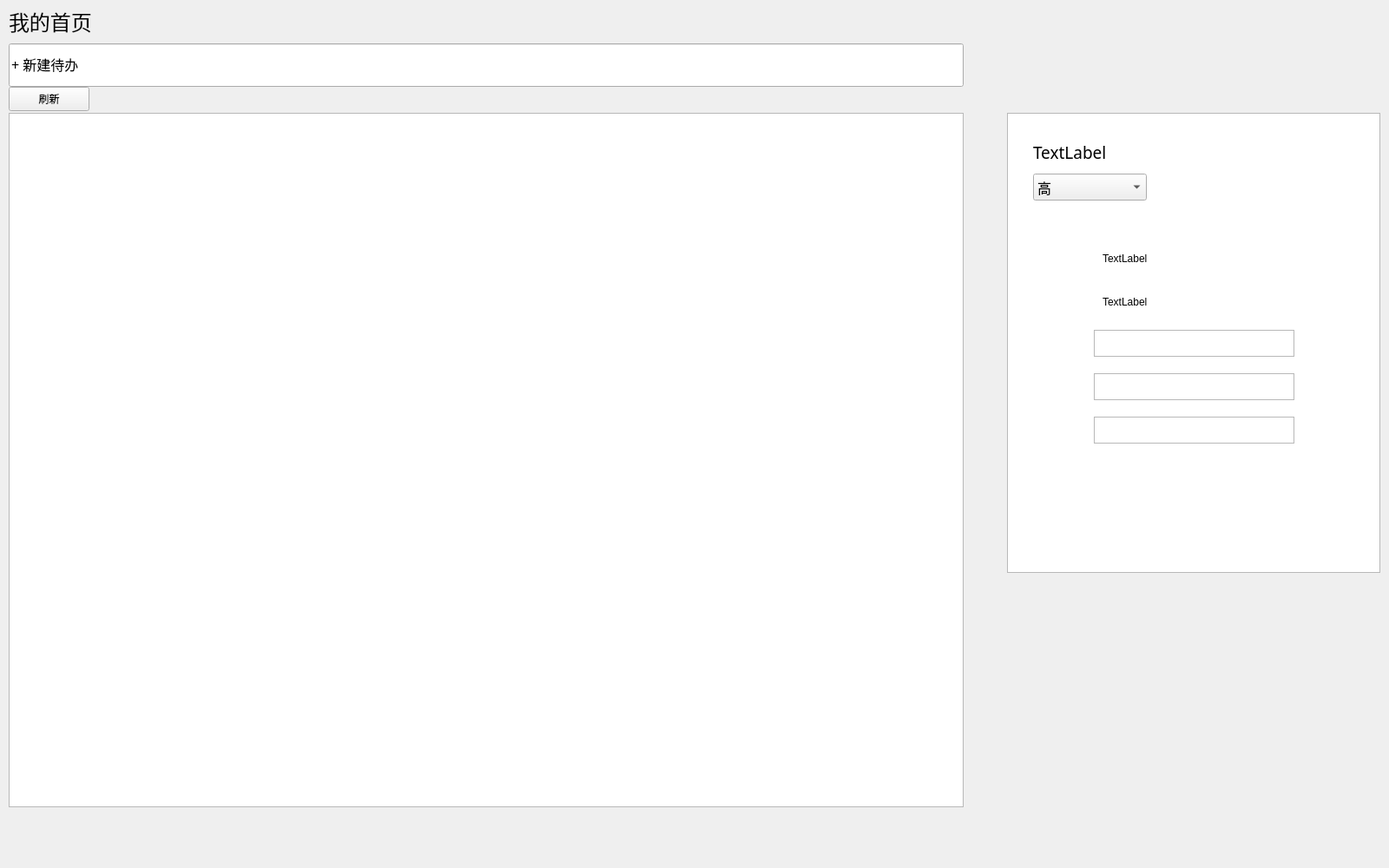
<?xml version="1.0" encoding="UTF-8"?>
<ui version="4.0">
 <class>first_window</class>
 <widget class="QWidget" name="first_window">
  <property name="geometry">
   <rect>
    <x>0</x>
    <y>0</y>
    <width>1600</width>
    <height>1000</height>
   </rect>
  </property>
  <property name="windowTitle">
   <string>Form</string>
  </property>
  <widget class="QLabel" name="label_myfirst">
   <property name="geometry">
    <rect>
     <x>10</x>
     <y>10</y>
     <width>120</width>
     <height>30</height>
    </rect>
   </property>
   <property name="font">
    <font>
     <family>隶书</family>
     <pointsize>18</pointsize>
    </font>
   </property>
   <property name="text">
    <string>我的首页</string>
   </property>
  </widget>
  <widget class="mylineedit" name="lineEdit_newtodo">
   <property name="geometry">
    <rect>
     <x>10</x>
     <y>50</y>
     <width>1100</width>
     <height>50</height>
    </rect>
   </property>
   <property name="font">
    <font>
     <family>Adobe 宋体 Std L</family>
     <pointsize>12</pointsize>
    </font>
   </property>
   <property name="text">
    <string>+ 新建待办</string>
   </property>
  </widget>
  <widget class="QTreeWidget" name="treeWidget_todolists">
   <property name="geometry">
    <rect>
     <x>10</x>
     <y>130</y>
     <width>1100</width>
     <height>800</height>
    </rect>
   </property>
   <property name="font">
    <font>
     <pointsize>12</pointsize>
    </font>
   </property>
   <attribute name="headerVisible">
    <bool>false</bool>
   </attribute>
   <column>
    <property name="text">
     <string notr="true">1</string>
    </property>
   </column>
  </widget>
  <widget class="QWidget" name="widget" native="true">
   <property name="geometry">
    <rect>
     <x>1160</x>
     <y>130</y>
     <width>430</width>
     <height>530</height>
    </rect>
   </property>
   <widget class="QListView" name="listView_2">
    <property name="geometry">
     <rect>
      <x>0</x>
      <y>0</y>
      <width>430</width>
      <height>530</height>
     </rect>
    </property>
   </widget>
   <widget class="QLabel" name="label_todoname">
    <property name="geometry">
     <rect>
      <x>30</x>
      <y>20</y>
      <width>280</width>
      <height>50</height>
     </rect>
    </property>
    <property name="font">
     <font>
      <family>Adobe 黑体 Std R</family>
      <pointsize>14</pointsize>
     </font>
    </property>
    <property name="text">
     <string>TextLabel</string>
    </property>
   </widget>
   <widget class="QComboBox" name="comboBox">
    <property name="geometry">
     <rect>
      <x>30</x>
      <y>70</y>
      <width>131</width>
      <height>31</height>
     </rect>
    </property>
    <property name="font">
     <font>
      <family>Adobe 黑体 Std R</family>
      <pointsize>12</pointsize>
     </font>
    </property>
    <item>
     <property name="text">
      <string>高</string>
     </property>
     <property name="icon">
      <iconset resource="resource.qrc">
       <normaloff>:/image/high.png</normaloff>:/image/high.png</iconset>
     </property>
    </item>
    <item>
     <property name="text">
      <string>中</string>
     </property>
     <property name="icon">
      <iconset resource="resource.qrc">
       <normaloff>:/image/mid.png</normaloff>:/image/mid.png</iconset>
     </property>
    </item>
    <item>
     <property name="text">
      <string>低</string>
     </property>
     <property name="icon">
      <iconset resource="resource.qrc">
       <normaloff>:/image/low.png</normaloff>:/image/low.png</iconset>
     </property>
    </item>
    <item>
     <property name="text">
      <string>无优先级</string>
     </property>
     <property name="icon">
      <iconset resource="resource.qrc">
       <normaloff>:/image/null.png</normaloff>:/image/null.png</iconset>
     </property>
    </item>
   </widget>
   <widget class="QLabel" name="label_8">
    <property name="geometry">
     <rect>
      <x>30</x>
      <y>140</y>
      <width>41</width>
      <height>41</height>
     </rect>
    </property>
    <property name="styleSheet">
     <string notr="true">border-image: url(:/image/time.png);</string>
    </property>
    <property name="text">
     <string/>
    </property>
   </widget>
   <widget class="QLabel" name="label_9">
    <property name="geometry">
     <rect>
      <x>36</x>
      <y>200</y>
      <width>30</width>
      <height>30</height>
     </rect>
    </property>
    <property name="styleSheet">
     <string notr="true">border-image: url(:/image/remind.png);</string>
    </property>
    <property name="text">
     <string/>
    </property>
   </widget>
   <widget class="QLabel" name="label_11">
    <property name="geometry">
     <rect>
      <x>40</x>
      <y>250</y>
      <width>30</width>
      <height>30</height>
     </rect>
    </property>
    <property name="styleSheet">
     <string notr="true">border-image: url(:/image/description.png);</string>
    </property>
    <property name="text">
     <string/>
    </property>
   </widget>
   <widget class="QLabel" name="label_12">
    <property name="geometry">
     <rect>
      <x>40</x>
      <y>295</y>
      <width>30</width>
      <height>30</height>
     </rect>
    </property>
    <property name="styleSheet">
     <string notr="true">border-image: url(:/image/place.png);</string>
    </property>
    <property name="text">
     <string/>
    </property>
   </widget>
   <widget class="QLabel" name="label_13">
    <property name="geometry">
     <rect>
      <x>40</x>
      <y>340</y>
      <width>30</width>
      <height>30</height>
     </rect>
    </property>
    <property name="styleSheet">
     <string notr="true">border-image: url(:/image/note.png);</string>
    </property>
    <property name="text">
     <string/>
    </property>
   </widget>
   <widget class="customerqlabel" name="label_dtime">
    <property name="geometry">
     <rect>
      <x>110</x>
      <y>160</y>
      <width>211</width>
      <height>16</height>
     </rect>
    </property>
    <property name="text">
     <string>TextLabel</string>
    </property>
   </widget>
   <widget class="customerqlabel" name="label_remindtime">
    <property name="geometry">
     <rect>
      <x>110</x>
      <y>210</y>
      <width>201</width>
      <height>16</height>
     </rect>
    </property>
    <property name="text">
     <string>TextLabel</string>
    </property>
   </widget>
   <widget class="QTextEdit" name="textEdit_desc">
    <property name="geometry">
     <rect>
      <x>100</x>
      <y>250</y>
      <width>231</width>
      <height>31</height>
     </rect>
    </property>
   </widget>
   <widget class="QTextEdit" name="textEdit_place">
    <property name="geometry">
     <rect>
      <x>100</x>
      <y>300</y>
      <width>231</width>
      <height>31</height>
     </rect>
    </property>
   </widget>
   <widget class="QTextEdit" name="textEdit_note">
    <property name="geometry">
     <rect>
      <x>100</x>
      <y>350</y>
      <width>231</width>
      <height>31</height>
     </rect>
    </property>
   </widget>
  </widget>
  <widget class="QPushButton" name="pushButton">
   <property name="geometry">
    <rect>
     <x>10</x>
     <y>100</y>
     <width>93</width>
     <height>28</height>
    </rect>
   </property>
   <property name="text">
    <string>刷新</string>
   </property>
  </widget>
 </widget>
 <customwidgets>
  <customwidget>
   <class>mylineedit</class>
   <extends>QLineEdit</extends>
   <header>mylineedit.h</header>
  </customwidget>
  <customwidget>
   <class>customerqlabel</class>
   <extends>QLabel</extends>
   <header location="global">customerqlabel.h</header>
   <slots>
    <signal>clicked()</signal>
   </slots>
  </customwidget>
 </customwidgets>
 <resources>
  <include location="resource.qrc"/>
 </resources>
 <connections/>
</ui>
